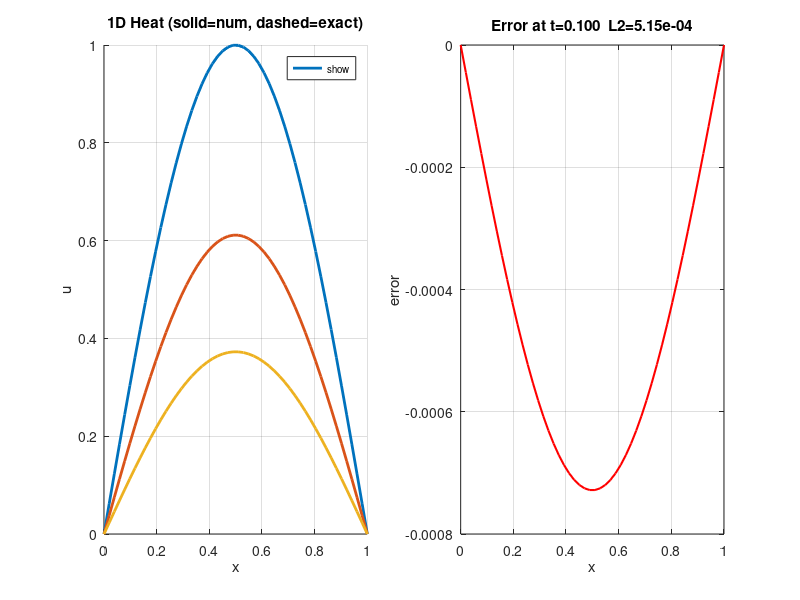

Here is the MATLAB script that generated this plot: (Note: this script raises an error after producing the figure.)
% 1D Heat equation: u_t = alpha*u_xx
% Domain: [0,1], BC: u(0)=u(1)=0, IC: sin(pi*x)
% Exact: exp(-alpha*pi^2*t)*sin(pi*x)
% Method: explicit FTCS

clear; close all;

alpha = 1.0;
N     = 50;
T     = 0.1;
x     = linspace(0, 1, N+2)';
dx    = x(2) - x(1);
r     = 0.4;
dt    = r * dx^2 / alpha;
steps = floor(T / dt) + 1;

u = sin(pi * x);
u(1) = 0; u(end) = 0;

snap_steps = [1, floor(steps/2), steps];
snaps = containers.Map('KeyType','double','ValueType','any');

for n = 1:steps
    if ismember(n, snap_steps)
        snaps(n * dt) = u;
    end
    u_new = u;
    u_new(2:end-1) = u(2:end-1) + r*(u(3:end) - 2*u(2:end-1) + u(1:end-2));
    u_new(1) = 0; u_new(end) = 0;
    u = u_new;
end

exact = @(t) exp(-alpha*pi^2*t) .* sin(pi*x);
t_final = (steps-1)*dt;
l2_err = sqrt(dx * sum((u - exact(t_final)).^2));
fprintf('1D Heat  N=%d  T=%.2f  L2 error = %.3e\n', N, T, l2_err);

% ── plot ──────────────────────────────────────────────────────────────────────
if ~exist('../results', 'dir'), mkdir('../results'); end

figure('Position', [100 100 1000 400]);
subplot(1,2,1); hold on;
colors = lines(length(snap_steps));
t_keys = sort(cell2mat(keys(snaps)));
for k = 1:length(t_keys)
    t_val = t_keys(k);
    plot(x, snaps(t_val), '-',  'Color', colors(k,:), 'LineWidth', 2, ...
         'DisplayName', sprintf('num t=%.3f', t_val));
    plot(x, exact(t_val), '--', 'Color', colors(k,:), 'LineWidth', 1);
end
xlabel('x'); ylabel('u'); title('1D Heat (solid=num, dashed=exact)');
legend('show', 'Location', 'best', 'FontSize', 7); grid on;

subplot(1,2,2);
plot(x, u - exact(t_final), 'r-', 'LineWidth', 1.5);
xlabel('x'); ylabel('error');
title(sprintf('Error at t=%.3f  L2=%.2e', t_final, l2_err)); grid on;

sgtitle(sprintf('MATLAB — 1D Heat Equation (FTCS)  N=%d', N));
saveas(gcf, '../results/matlab_heat1d.png');
fprintf('Saved ../results/matlab_heat1d.png\n');
